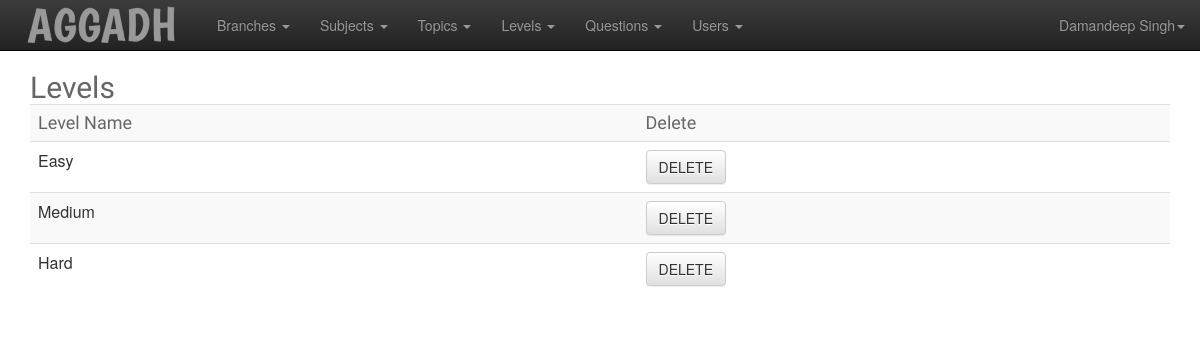
Screenshot of /admin/level-list.php (signed in) with the database file from the repository.
### tables this page shows
CREATE TABLE IF NOT EXISTS `level` (
  `level_id` int(11) NOT NULL AUTO_INCREMENT,
  `level_name` varchar(255) NOT NULL,
  PRIMARY KEY (`level_id`)
);

### includes/functions.php (called while the page is built, shortened)
<?php require 'db.php';
function adminName($a_id)
{
    global $conn;
    $query = "SELECT a_name from admins WHERE `a_id`=? ;";
                            $q = $conn->prepare($query);
                            $q->bind_param('i', $aid);
                        $q->execute();
                        $q->bind_result($admin_name);
                        return $admin_name;
}
function getLevels()
{
    $getquery = "Select * from level ;";
    global $conn;
                        $res = $conn->query($getquery);
                     return $res;
}

### admin/level-list.php (the view, shortened to what this page needs)
<?php include './includes/header.php';?>
<div class="container-fluid">
    <div class="container-fluid">
        <h2>Levels</h2>
        <table class="table table-responsive table-striped">
            <tr>
                <td><h4>Level Name</h4></td>
                <td><h4>Delete</h4></td>
            </tr>
        <?php
        $arr = getLevels();
        while($row = $arr->fetch_array())
                     {
            ?>
            <tr>
                <td><span><? echo $row['level_name']; ?></span></td>
                <td><a class="btn btn-default" onclick="return confirm('Sure, you wanna do this ?')" href="level-list.php?delete=1&id=<? echo $row['level_id'];?>">DELETE</a></td>
            </tr>
                    <? }  ?>
        </table>
        </div>
</div>
<? include './includes/footer.php';?>

### admin/includes/header.php (shortened to what this page needs)
<?php session_start();
require ("../includes/functions.php");?>
<html>
    <head>
        <link rel="stylesheet" type="text/css" href="css/bootstrap.css" />
        <link rel="stylesheet" type="text/css" href="css/bootstrap-theme.css" />
        <link rel="stylesheet" type="text/css" href="css/style.css" />
    </head>
    <body>
        <header>
            <div class="navbar navbar-inverse navbar-static-top" >
                <div class="container-fluid">
    <div class="navbar-header">
        <a class="navbar-brand" href="adminindex.php"><img src="../img/logo-footer-menu.png" /></a>
    </div>
    <div class="collapse navbar-collapse" id="main-menu-collapse">
      <ul class="nav navbar-nav">
          <? if(isset($_SESSION['admin']))
          {?>
        <li class="dropdown">
          <a href="#" class="dropdown-toggle" data-toggle="dropdown">Branches <b class="caret"></b></a>
        </li>
        <li class="dropdown">
          <a href="#" class="dropdown-toggle" data-toggle="dropdown">Subjects <b class="caret"></b></a>
        </li>
        <li class="dropdown">
          <a href="#" class="dropdown-toggle" data-toggle="dropdown">Topics <b class="caret"></b></a>
        </li>
        <li class="dropdown">
          <a href="#" class="dropdown-toggle" data-toggle="dropdown">Levels <b class="caret"></b></a>
        </li>
        <li class="dropdown">
          <a href="#" class="dropdown-toggle" data-toggle="dropdown">Questions <b class="caret"></b></a>
        </li>
        <li class="dropdown">
          <a href="#" class="dropdown-toggle" data-toggle="dropdown">Users <b class="caret"></b></a>
        </li>
        <?
          }
          ?>
      </ul>
      <ul class="nav navbar-nav navbar-right">
        <li class="dropdown">
            <? if(isset($_SESSION['admin']))
            { ?>
            <a href="#" class="dropdown-toggle" data-toggle="dropdown"><?$a=adminName($_SESSION['admin']); echo $a; ?><b class="caret"></b></a>
 <?}
 ?>
        </li>
      </ul>
    </div>
  </div>
        </header>

### admin/css/style.css (style rules this page uses)
h1,h2,h3,h4,h5,h6 { font-family: "Boogaloo" !important; font-weight: normal !important; color: #666; margin: 0; padding: 0; }
.navbar-brand, .navbar-brand > img { margin: 0; padding: 0px 8px; }

### rows the page displays
level: level_name "Easy"
level: level_name "Medium"
level: level_name "Hard"

### other values shown
$a "Damandeep Singh"
